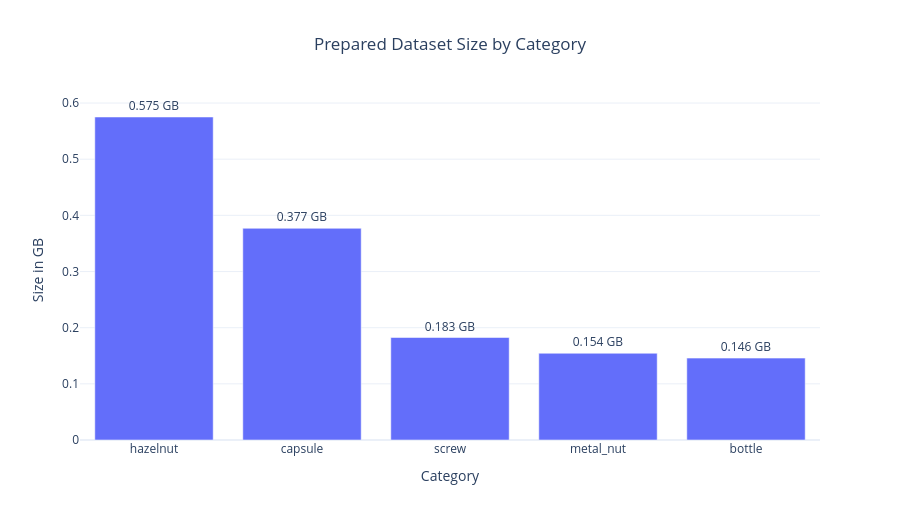

The notebook cell this image was saved under:
### Markdown cell above
## Plotly — Dataset Size

### Code cell
size_df = summary_df.sort_values(
    "Size (GB)",
    ascending=False
)

fig = px.bar(
    size_df,
    x="Category",
    y="Size (GB)",
    text=size_df["Size (GB)"].map(
        lambda value: f"{value:.3f} GB"
    ),
    title="Prepared Dataset Size by Category",
    labels={"Size (GB)": "Size in GB"},
    template="plotly_white",
)

fig.update_traces(
    textposition="outside"
)

fig.update_layout(
    height=520,
    title_x=0.5
)

fig.show()

save_plotly_figure(
    fig,
    "Prepared Dataset Size by Category",
    width=1200,
    height=700
)

### Figure 1 — Plotly figure (JSON) as saved in the notebook; plotly's stock layout.template omitted (floating-point values rounded to 4 significant figures)
{"data": [{"hovertemplate": "Category=%{x}<br>Size in GB=%{y}<br>text=%{text}<extra></extra>", "legendgroup": "", "marker": {"color": "#636efa", "pattern": {"shape": ""}}, "name": "", "orientation": "v", "showlegend": false, "text": ["0.575 GB", "0.377 GB", "0.183 GB", "0.154 GB", "0.146 GB"], "textposition": "outside", "type": "bar", "x": ["hazelnut", "capsule", "screw", "metal_nut", "bottle"], "xaxis": "x", "y": [0.5752, 0.377, 0.1825, 0.1545, 0.1458], "yaxis": "y"}], "layout": {"barmode": "relative", "height": 520, "legend": {"tracegroupgap": 0}, "title": {"text": "Prepared Dataset Size by Category", "x": 0.5}, "xaxis": {"anchor": "y", "domain": [0, 1], "title": {"text": "Category"}}, "yaxis": {"anchor": "x", "domain": [0, 1], "title": {"text": "Size in GB"}}}}
